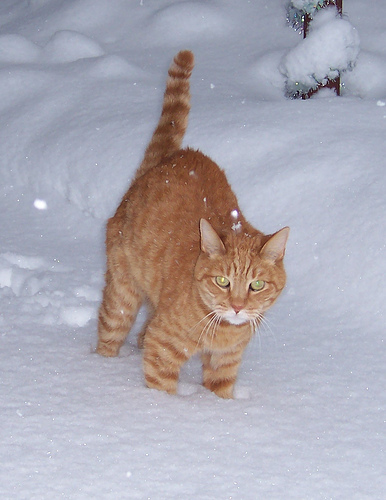
#> input picture Implementation/02.jpg, 386 x 500 px
$ python face_detection.py
#> lines starting #> are read from the running program, lines starting #| are printed output that depends on the picture
import numpy as np
import cv2

cascades = ['newcascade0.1BASIC1\\cascade.xml',
'newcascade0.1CORE1\\cascade.xml',
'newcascade0.1ALL1\\cascade.xml',
'newcascade0.1BASIC5\\cascade.xml',
'newcascade0.1CORE5\\cascade.xml',
'newcascade0.1ALL5\\cascade.xml',
'newcascade0.1BASIC10\\cascade.xml',
'newcascade0.1CORE10\\cascade.xml',
'newcascade0.1ALL10\\cascade.xml',
'newcascade0.2BASIC1\\cascade.xml',
'newcascade0.2CORE1\\cascade.xml',
'newcascade0.2ALL1\\cascade.xml',
'newcascade0.2BASIC5\\cascade.xml',
'newcascade0.2CORE5\\cascade.xml',
'newcascade0.2ALL5\\cascade.xml',
'newcascade0.2BASIC10\\cascade.xml',
'newcascade0.2CORE10\\cascade.xml',
'newcascade0.2ALL10\\cascade.xml',
'newcascade0.4BASIC1\\cascade.xml',
'newcascade0.4CORE1\\cascade.xml',
'newcascade0.4ALL1\\cascade.xml',
'newcascade0.4BASIC5\\cascade.xml',
'newcascade0.4CORE5\\cascade.xml',
'newcascade0.4ALL5\\cascade.xml',
'newcascade0.4BASIC510\\cascade.xml',
'newcascade0.4CORE1\\cascade.xml',
'newcascade0.4ALL10\\cascade.xml']

for casc in cascades:
	face_cascade = cv2.CascadeClassifier(casc)

	img = cv2.imread('02.jpg')
#> img is the input picture: shape (500, 386, 3); mean B, G, R 176.7, 167.3, 170.7
	gray = cv2.cvtColor(img, cv2.COLOR_BGR2GRAY)
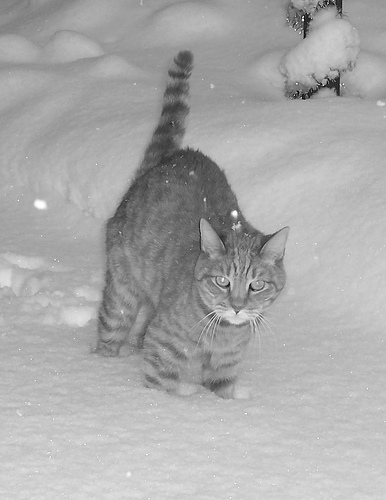
#> gray: shape (500, 386); min 1, max 255, mean 169.4
	faces = face_cascade.detectMultiScale(gray)
#> faces = [[227, 283, 27, 27], [215, 266, 30, 30], [236, 206, 64, 64], [17, 141, 82, 82], [172, 185, 84, 84], [172, 210, 79, 79]]
	for (x,y,w,h) in faces:
	    img = cv2.rectangle(img,(x,y),(x+w,y+h),(255,0,0),2)
	    roi_gray = gray[y:y+h, x:x+w]
	    roi_color = img[y:y+h, x:x+w]
#> this loop made 6 passes
#> img: shape (500, 386, 3); mean B, G, R 179.1, 164.3, 167.2
	cv2.imshow('img',img)
	cv2.imwrite(casc+'1.png',img)
	img = cv2.imread('01.jpg')
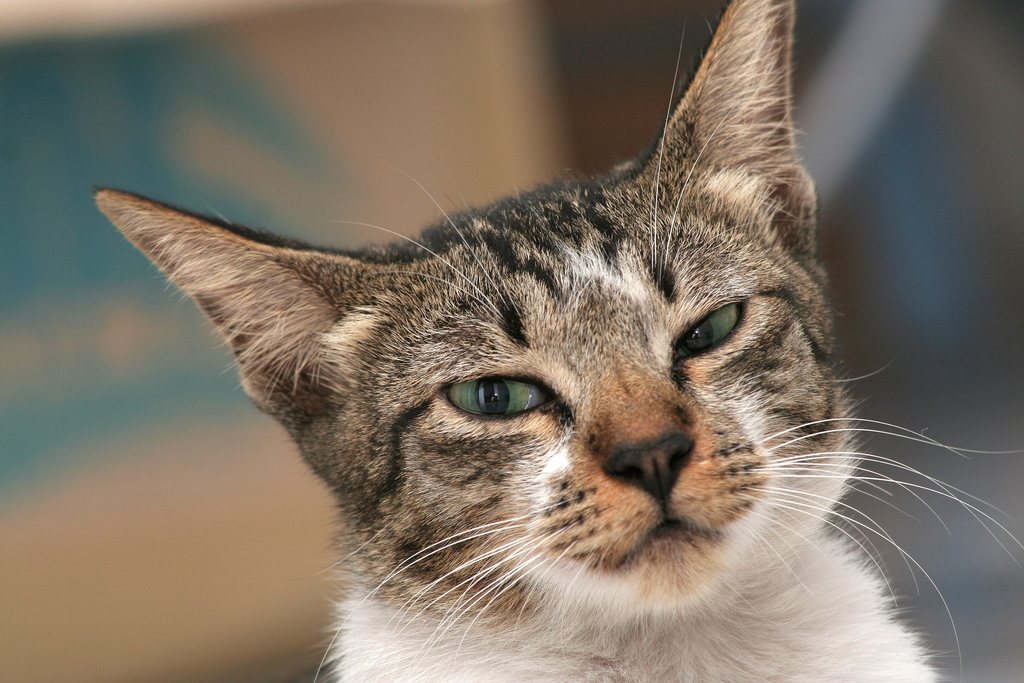
#> input picture Implementation/01.jpg, 1024 x 683 px
#> img is the input picture: shape (683, 1024, 3); mean B, G, R 100.9, 114.7, 126.3
	gray = cv2.cvtColor(img, cv2.COLOR_BGR2GRAY)
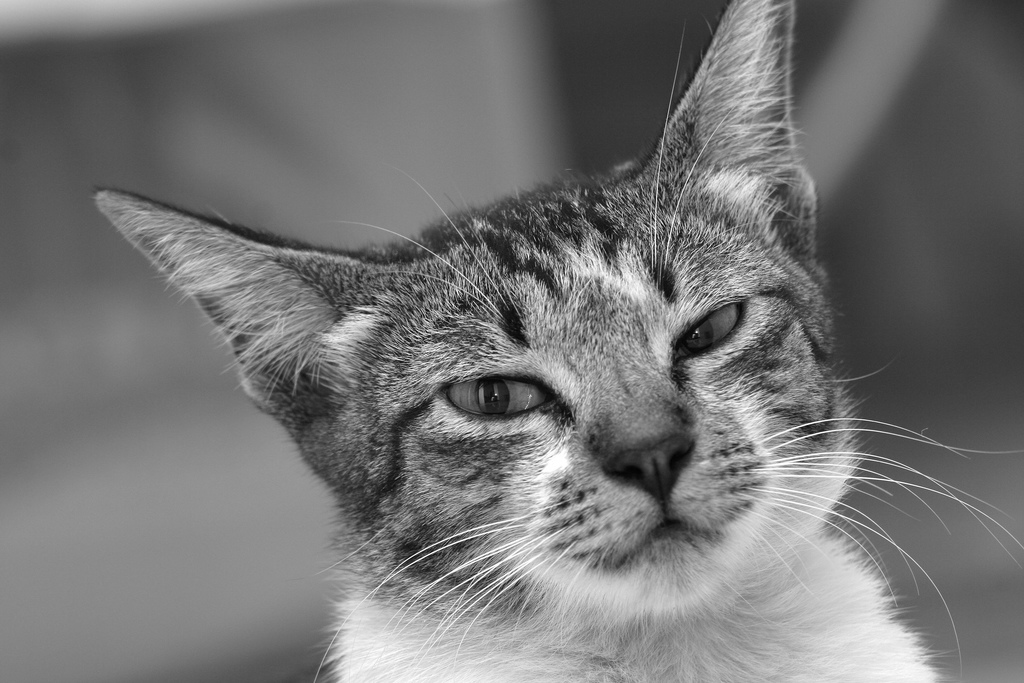
#> gray: shape (683, 1024); min 3, max 255, mean 116.6
	faces = face_cascade.detectMultiScale(gray)
#> faces = 29 rows, first 6: [664, 88, 25, 25], [775, 227, 26, 26], [522, 263, 25, 25], [628, 546, 32, 32], [607, 546, 28, 28], [611, 622, 27, 27]
	for (x,y,w,h) in faces:
	    img = cv2.rectangle(img,(x,y),(x+w,y+h),(255,0,0),2)
	    roi_gray = gray[y:y+h, x:x+w]
	    roi_color = img[y:y+h, x:x+w]
#> this loop made 29 passes
#> (x, y, w, h) on passes 1 to 12: (664, 88, 25, 25), (775, 227, 26, 26), (522, 263, 25, 25), (628, 546, 32, 32), (607, 546, 28, 28), (611, 622, 27, 27), (622, 633, 25, 25), (664, 78, 28, 28), (727, 210, 28, 28), (755, 224, 28, 28), (800, 242, 29, 29), (653, 286, 29, 29)
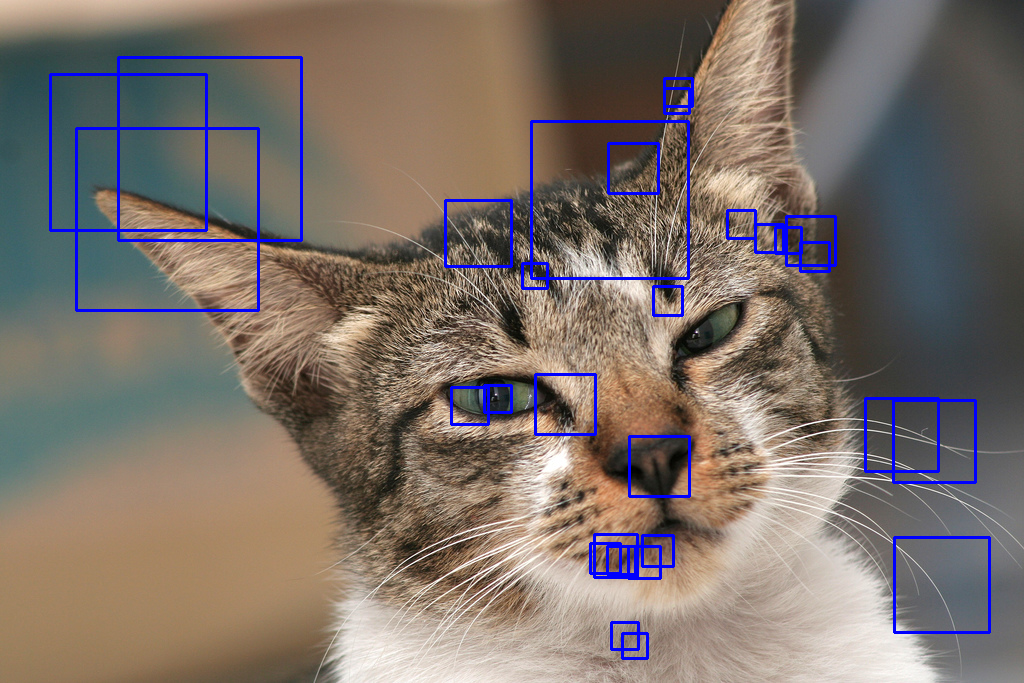
#> img: shape (683, 1024, 3); mean B, G, R 105.6, 111.8, 123.1
	cv2.imshow('img',img)
	cv2.imwrite(casc+'2.png',img)
	img = cv2.imread('lost.jpg')
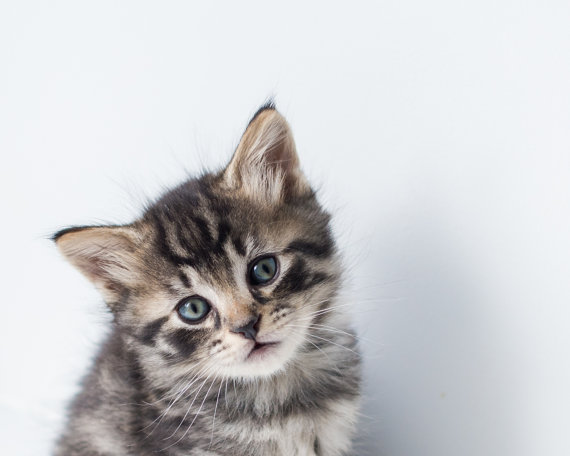
#> input picture Implementation/lost.jpg, 570 x 456 px
#> img is the input picture: shape (456, 570, 3); mean B, G, R 203.1, 201.4, 201.7
	gray = cv2.cvtColor(img, cv2.COLOR_BGR2GRAY)
#> gray: shape (456, 570)
	faces = face_cascade.detectMultiScale(gray)
#> faces = [[237, 225, 27, 27], [198, 224, 51, 51], [278, 398, 24, 24], [247, 391, 42, 42], [274, 392, 31, 31], [222, 400, 27, 27], [274, 214, 90, 90], [198, 133, 212, 212]]
	for (x,y,w,h) in faces:
	    img = cv2.rectangle(img,(x,y),(x+w,y+h),(255,0,0),2)
	    roi_gray = gray[y:y+h, x:x+w]
	    roi_color = img[y:y+h, x:x+w]
#> this loop made 8 passes
#> pass 1, `roi_color = img[y:y+h, x:x+w]`:
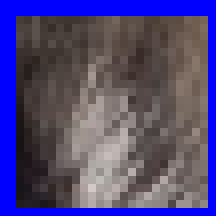
#> roi_color: shape (27, 27, 3) (shown 8 times larger); mean B, G, R 121.9, 71.2, 79.6
#> after the loop:
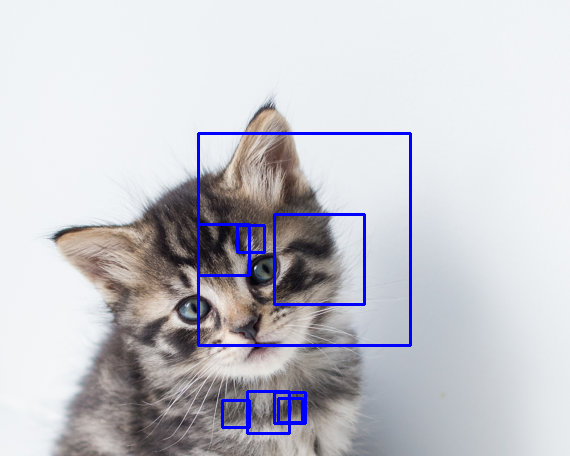
#> img: shape (456, 570, 3); mean B, G, R 205.4, 198.2, 198.3
	cv2.imshow('img',img)
	cv2.imwrite(casc+'3.png',img)
	cv2.waitKey(0)
	cv2.destroyAllWindows()
